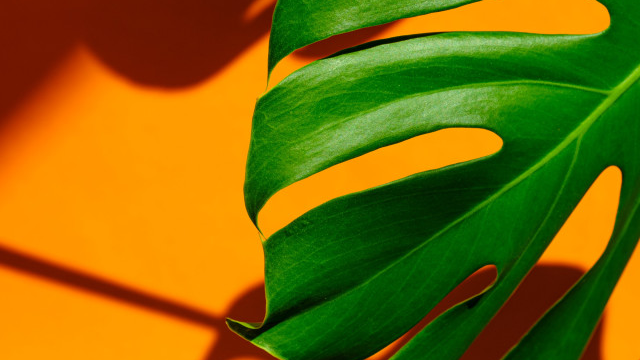
//> input picture OpenCV/OpenCV_Code/test.png, 640 x 360 px
$ ./main   (built with g++ and OpenCV 4)
//> lines starting //> are read from the running program, lines starting //| are printed output that depends on the picture
#include <iostream>
#include <opencv2/opencv.hpp>

cv::Mat srcImg, grayImg, blurImg, edgeImg, dstImg;
int t1 = 50;
const int t1Max = 255;
const char *outName = "out image";

void setT1Value(int, void *);

int main()
{
	srcImg = cv::imread("../test.png", cv::IMREAD_UNCHANGED);
//> srcImg is the input picture: 360 rows x 640 cols, CV_8UC4; mean B, G, R, A 5.1, 106.4, 126.4, 255
	if (srcImg.empty())
	{
		std::cerr << "Error: cannot load image!\n";
		return -1;
	}
	cv::namedWindow(outName, cv::WINDOW_AUTOSIZE);
	cv::cvtColor(srcImg, grayImg, cv::COLOR_BGR2GRAY);
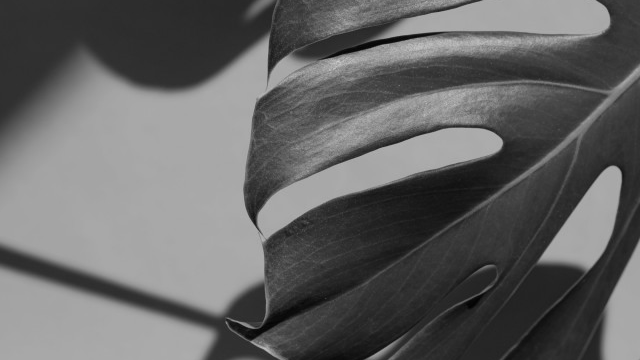
//> grayImg: 360 rows x 640 cols, CV_8UC1; min 1, max 207, mean 100.8
	cv::blur(grayImg, blurImg, cv::Size(3, 3));

	cv::createTrackbar("t1 value", outName, &t1, t1Max, setT1Value);
	setT1Value(0, nullptr);

	cv::waitKey(0);
	return 0;
}

void setT1Value(int, void *)
{
	cv::Canny(blurImg, edgeImg, t1, t1 * 2, 3);
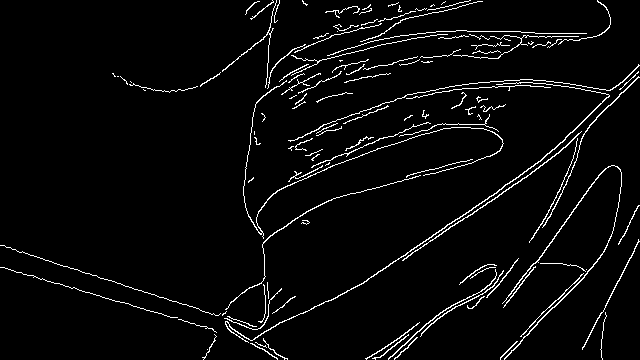
//> edgeImg: 360 rows x 640 cols, CV_8UC1; 3.9% white in thin lines or dots
	dstImg.create(edgeImg.size(), edgeImg.type());
	srcImg.copyTo(dstImg, edgeImg); // copyTo(output, mask)
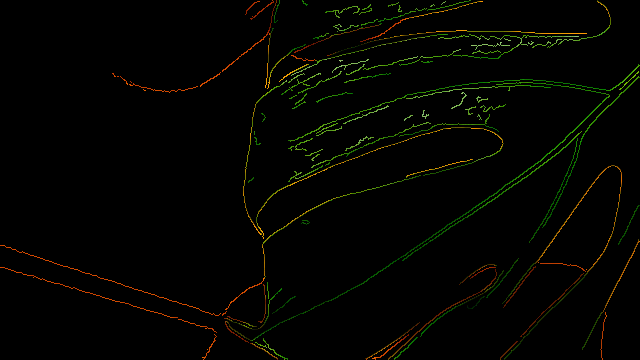
//> dstImg: 360 rows x 640 cols, CV_8UC4; mean B, G, R, A 0.4, 4.2, 3.6, 9.9
	cv::imshow(outName, dstImg);
}
